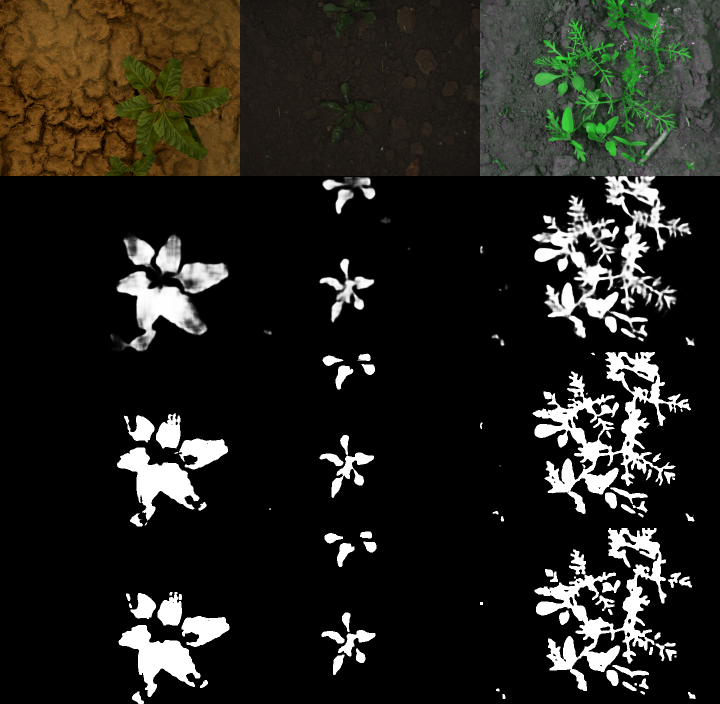
#> input picture example_result.png, 1440 x 1408 px, given as the content of the folder s_raw/ijrr_sugarbeets_2016_annotations/CKA_160523/images/rgb, which was not available (shown at 1/2 size)
$ python converter_ijrr_sugarbeets.py
#> lines starting #> are read from the running program, lines starting #| are printed output that depends on the picture; pictures that were not available may be replaced by others from this repository, and a replacement may not be noted
#> further down, rgb is the input picture: shape (1408, 1440, 3); mean B, G, R 28.8, 34.6, 35.5
import glob
import os
import shutil
import cv2

RGB_PATH = "datasets_raw/ijrr_sugarbeets_2016_annotations/CKA_160523/images/rgb/"
IMAP_PATH = "datasets_raw/ijrr_sugarbeets_2016_annotations/CKA_160523/annotations/dlp/iMapCleaned/"
COLOR_PATH = "datasets_raw/ijrr_sugarbeets_2016_annotations/CKA_160523/annotations/dlp/colorCleaned/"
TO = "./dataset/{}/{}/"
TYPES = {
	"train": 1000,
	"test": 250,
}

def getRanges(arr):
	res = []
	begin = arr[0]
	last = arr[0]
	for e in arr[1:] + [1e100]:
		if e != last + 1:
			res.append(str(begin) if begin == last else f"{begin}-{last}")
			begin = e
		last = e
	return res

def resizeImage(image):
	image = image[0:966, 0:1288]
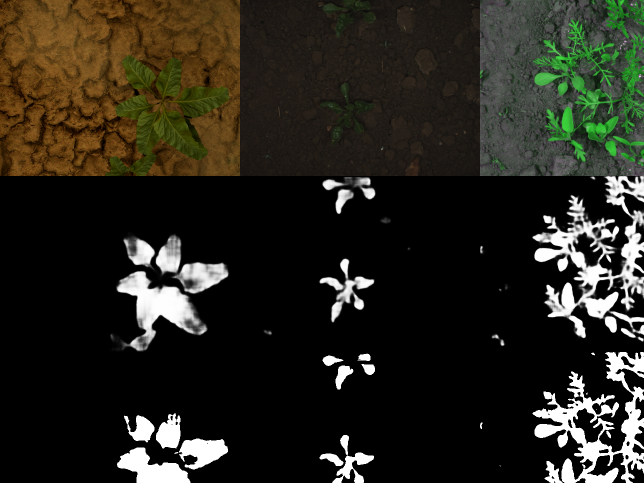
#> image: shape (966, 1288, 3) (shown at 1/2 size); mean of channels 0, 1, 2 29, 37.8, 39.9; drawn as B, G, R
	image = cv2.resize(image, (480, 360), interpolation = cv2.INTER_NEAREST)
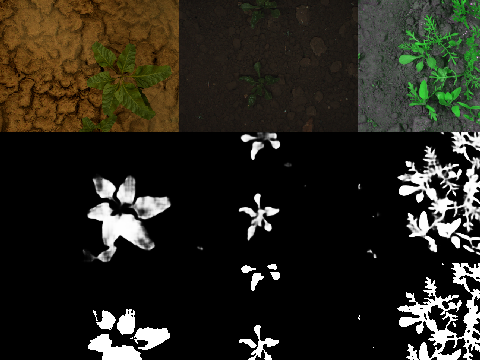
#> image: shape (360, 480, 3); mean of channels 0, 1, 2 28.9, 37.8, 39.9; drawn as B, G, R
	return image


files = []
for rgbFile in sorted(glob.glob(RGB_PATH + "*.png")):
	_, filename = os.path.split(rgbFile)
	imapFile = IMAP_PATH + filename
	if os.path.exists(imapFile):
		files.append((rgbFile, imapFile, filename))

print(len(files))

i = 0
for type, count in TYPES.items():
	for j in range(count):
		print(j)
		rgbFile, imapFile, filename = files[i+j]
		rgb = cv2.imread(rgbFile, cv2.IMREAD_UNCHANGED)
		rgb = resizeImage(rgb)
		cv2.imwrite(TO.format(type, "images") + filename, rgb)

		imap = cv2.imread(imapFile, cv2.IMREAD_UNCHANGED)
		imap = resizeImage(imap)
		imap[imap > 0] = 1
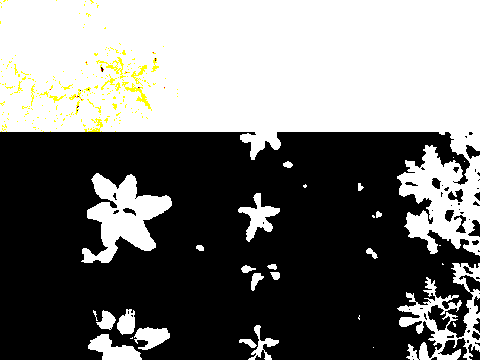
#> imap: shape (360, 480, 3); mean of channels 0, 1, 2 0.456, 0.464, 0.464; drawn with 1 as white
#> (the run stopped early here; a loop or call above may not have finished)
